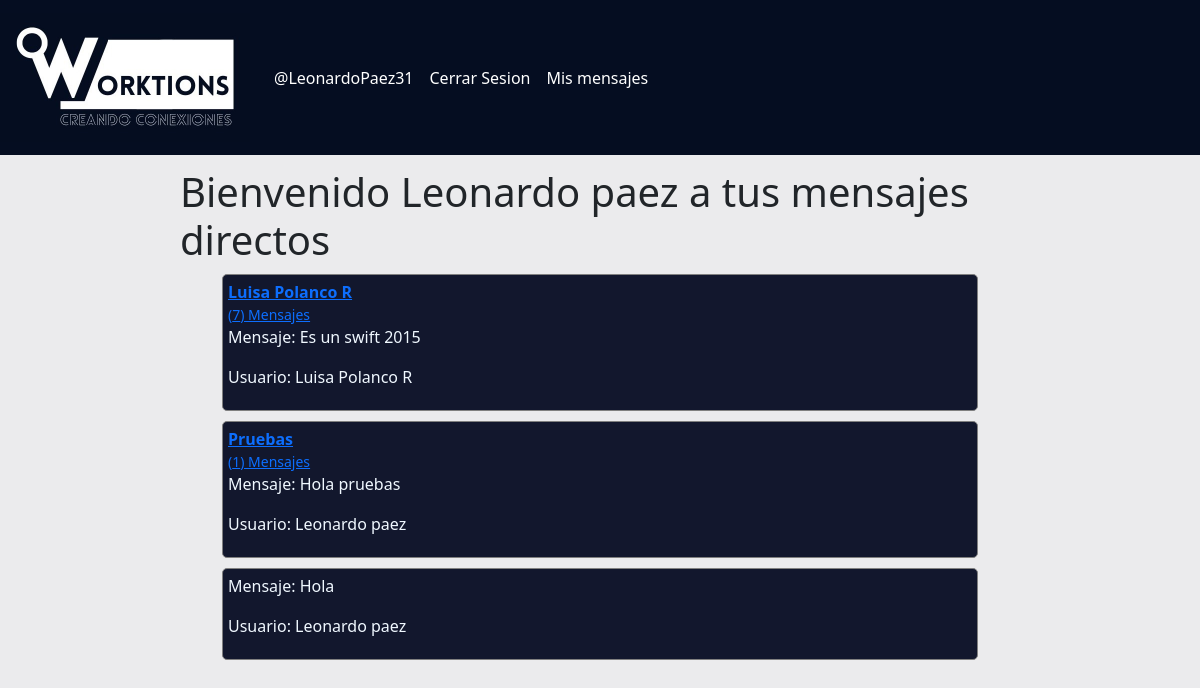
/inbox (signed in), run on the app's committed database.
### Modules/Services/models.py (models this page shows, shortened)
class User(AbstractBaseUser):
    username = models.CharField('Nombre de usuario',unique = True, max_length=100)
    email = models.EmailField('Correo Electrónico', max_length=254,unique = True)
    name = models.CharField('Nombres', max_length=200, null=True)
    id = models.CharField(max_length=15, primary_key=True)
    date_of_birth = models.DateField(null=True)
    address = models.CharField(max_length = 50, null=True)
    city = models.CharField(max_length =20, null=True)
    barrio = models.CharField(choices=BARRIOS_MED, default="------", max_length=200)
    phone = models.CharField(max_length =15, null=True)
    gender = models.CharField(max_length=15, null=True)
    usuario_activo = models.BooleanField(default = True)
    usuario_administrador = models.BooleanField(default = False)
    objects = UserManager()
    USERNAME_FIELD = 'username'
    REQUIRED_FIELDS = ['name','email', 'id', 'city']
    def __str__(self) -> str:
        return f'{self.name}'

### chat/models.py (models this page shows)
class ModelBase(models.Model):
    id = models.UUIDField(default=uuid.uuid4, primary_key=True, db_index=True, editable=False)
    time = models.DateTimeField(auto_now_add=True)
    update = models.DateTimeField(auto_now=True)
    class Meta:
        abstract = True

class UserChannel(ModelBase):
    channel = models.ForeignKey("Channel", null=True, on_delete=models.SET_NULL)
    user = models.ForeignKey(User, on_delete=models.CASCADE)

class Channel(ModelBase):
    users = models.ManyToManyField(User, blank=True, through=UserChannel)
    objects = ChannelManager()

class ChannelMessage(ModelBase):
    channel = models.ForeignKey("Channel", on_delete=models.CASCADE)
    user = models.ForeignKey(User, on_delete=models.CASCADE)
    text = models.TextField()

### chat/views.py (the view)
# urls.py: path("inbox", Inbox.as_view(), name="inbox")
class Inbox(View):
    def get(self, request):
        inbox = Channel.objects.filter(userchannel__user__in=[request.user.id])
        context = {
            "inbox":inbox
        }
        return render(request, 'inbox.html', context)

### chat/models.py (called while the page is built)
    def get_queryset(self, *args, **kwargs):
        return ChannelQuerySet(self.model, using=self._db)

### chat/templates/inbox.html (shortened to what this page needs)
    {% extends "base.html" %}
    {% block content %}
    <body style="background-color: #ebebed;">
        <div class="div_main">
            <br>
            <br>
            <br>
            <br>
            <br>
            <br>
            <br>
            <h1>
                Bienvenido {{ user }} a tus mensajes directos
            </h1>
            {% for inbox in inbox %}
            <div class="div_inbox">
                {% for second_user in inbox.userchannel_set.all  %}
                    {% if second_user.user == request.user %}
                    {% else %}
                        <a href="{% url 'detailms' second_user.user.username %}">
                            <strong>
                                {{second_user.user}}
                            </strong>
                            <br>
                            <small >({{inbox.channelmessage_set.count}}) Mensajes</small>
                        </a>
                    {% endif %}
                {% endfor %}
                {% if inbox.channelmessage_set.count != 0 %}
                    <div  class="div_ms_inbox">
                        {% with last_message=inbox.channelmessage_set.last %}
                        <p>Mensaje: {{last_message.text}}</p>
                        <p>Usuario: {{last_message.user}} </p>
                        {% endwith %}
                    </div>
                {% else %}
                <p>
                    No hay mensajes en tu inbox
                </p>
                {% endif %}
            </div>
            {% empty %}
            <h2>Inbox vacío</h2>
            {% endfor %}
        </div>
    </body>
    {% endblock %}

### Modules/Services/templates/base.html (shortened to what this page needs)
<html>
    <head>
        {%load static %}
        <link ref="stylesheet" href="https://cdn.jsdelivr.net/npm/bootstrap@5.3.0-alpha1/dist/css/bootstrap.min.css"
            rel="stylesheet"
>
    </head>
    <body>
        <nav class="navbar navbar-expand-lg navbar-light justify-content-between" style="background-color: #050d21;" id="header">
            <a class="navbar-brand" href="{% url 'home' %}"><img src="../../../media/media/Logo worktions.jpeg" style="width: 250px;"></a>
            {% if user.is_authenticated %}
            <div class="collapse navbar-collapse" id="navbarTogglerDemo03">
              <ul class="navbar-nav mr-auto mt-2 mt-lg-0">
                  <li class="nav-item">
                    <a class="nav-link" href="{% url 'profile' %}" style="color: white;">@{{ user.username}}</a>
                  </li>
                  <li class="nav-item">
                    <a class="nav-link" href="{% url 'logout' %}" style="color: white;">Cerrar Sesion</a>
                  </li>
                  <li class="nav-item">
                    <a class="nav-link" href="{% url 'inbox' %}" style="color: white;">Mis mensajes</a>
                  </li>
              </ul>
            </div>
              {% endif %}
          </nav>
          {% block content %}
          {% endblock %}
    </body>
</html>

### chat/templates/inbox.html (style rules this page uses)
.div_main { width: 70%; margin: 0px 15% 90px ; height: 50px auto ; display: block; align-content: center; }
.div_inbox { width: 90%; margin: 10px auto; background: #12172d; color: aliceblue; border-radius: 5px; border: 1px solid grey; padding: 5px; }
body { background: whitesmoke; }

### Modules/Services/templates/base.html (style rules this page uses)
#header { position: fixed; width: 100%; z-index: 1000; }
.navbar { margin-bottom: 0px !important; }

### data on the page
User: username "LeonardoPaez31", name "Leonardo paez"
Channel: channelmessage_set.count "7", channelmessage_set.last.text "Es un swift 2015", channelmessage_set.last.user "Luisa Polanco R"
UserChannel: user "Luisa Polanco R"
Channel: channelmessage_set.count "1", channelmessage_set.last.text "Hola pruebas", channelmessage_set.last.user "Leonardo paez"
UserChannel: user "Pruebas"
Channel: channelmessage_set.last.text "Hola", channelmessage_set.last.user "Leonardo paez"
